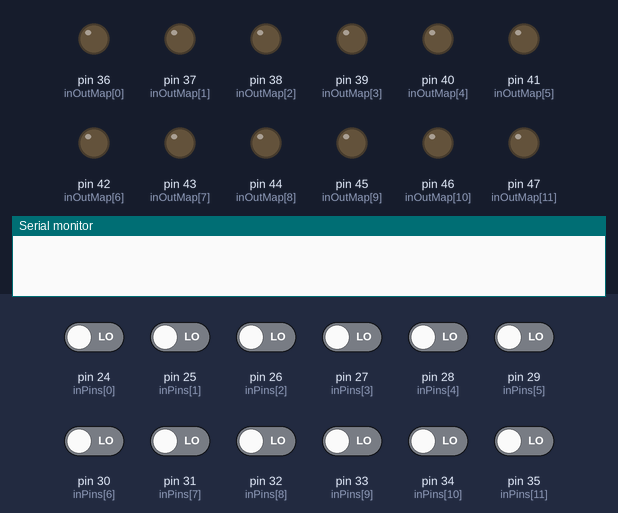
The sketch below on a simulated Arduino Mega 2560, built with avr-gcc and run on an emulated ATmega2560. Shown: output pins drawn as LEDs (lit = HIGH), the last lines printed to the serial monitor. The test bench sets the inputs (shaded band); at power-on: pin 24 (inPins[0]), pin 25 (inPins[1]), pin 26 (inPins[2]), pin 27 (inPins[3]), pin 28 (inPins[4]), pin 29 (inPins[5]), pin 30 (inPins[6]), pin 31 (inPins[7]), pin 32 (inPins[8]), pin 33 (inPins[9]), pin 34 (inPins[10]), pin 35 (inPins[11]) LOW.

Above: at 1.2 s.
1.3 s: pin 24 (inPins[0]) driven HIGH
At 2.0 s:
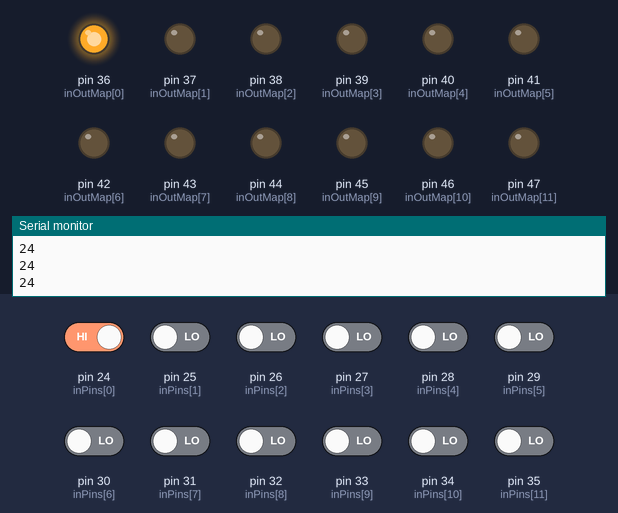
2.8 s: pin 25 (inPins[1]) driven HIGH
At 3.4 s:
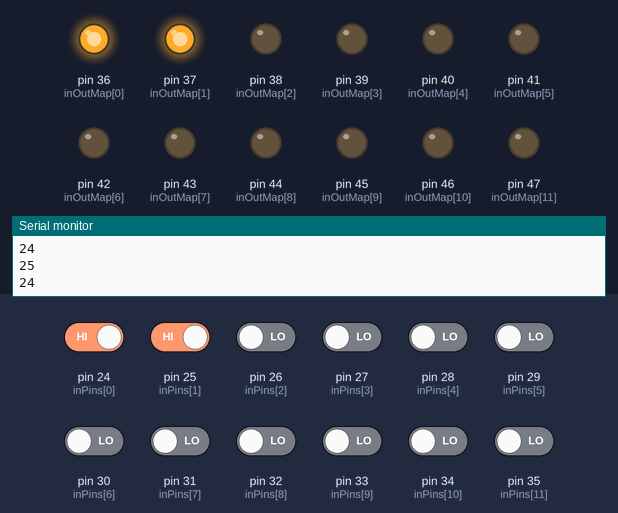
4.3 s: pin 26 (inPins[2]) driven HIGH
At 5.5 s:
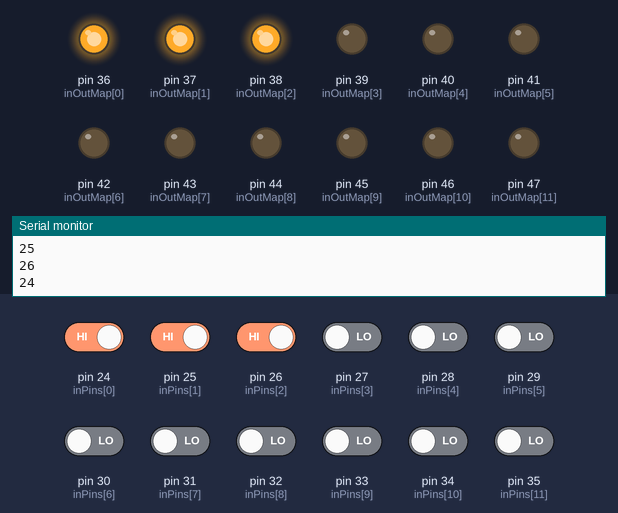
5.8 s: pin 27 (inPins[3]) driven HIGH
At 6.9 s:
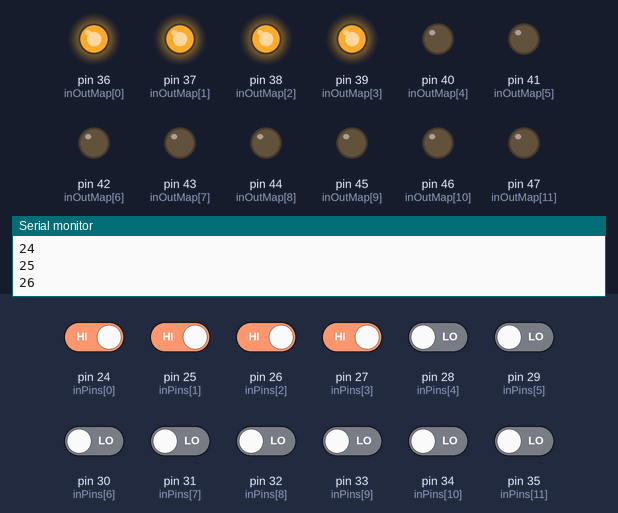
7.3 s: pin 28 (inPins[4]) driven HIGH
At 8.2 s:
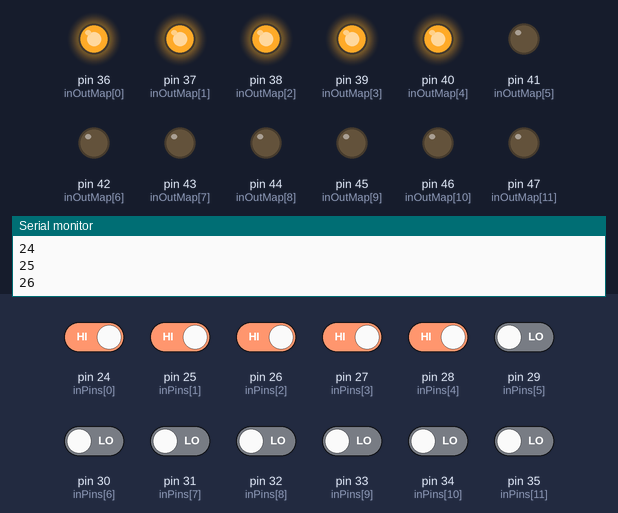
8.8 s: pin 29 (inPins[5]) driven HIGH
At 9.4 s:
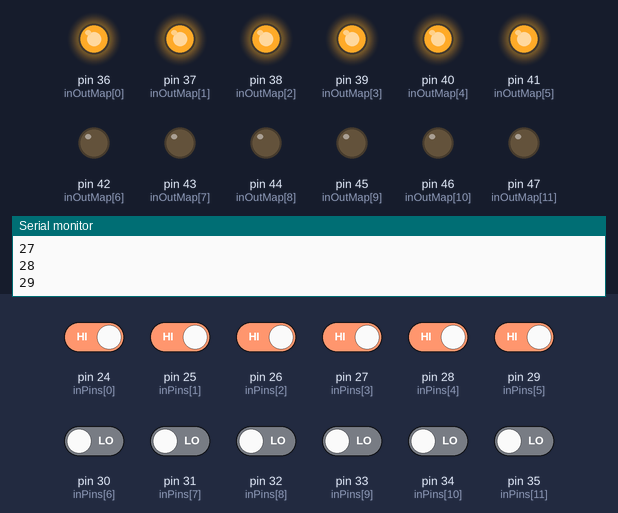
Timing chart, 0 to 11.3 s (numbered marks = the images above; inputs shaded):
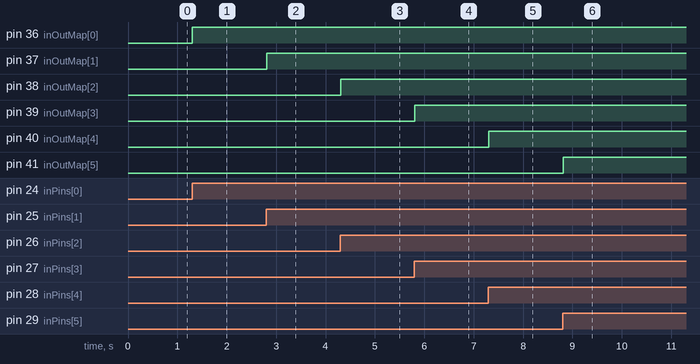

Measured:
- after the input at 1.3 s, pin 36 (inOutMap[0]): LOW → HIGH at once
- after the input at 2.8 s, pin 37 (inOutMap[1]): LOW → HIGH at once
- after the input at 4.3 s, pin 38 (inOutMap[2]): LOW → HIGH at once
- after the input at 5.8 s, pin 39 (inOutMap[3]): LOW → HIGH at once
- after the input at 7.3 s, pin 40 (inOutMap[4]): LOW → HIGH at once
- after the input at 8.8 s, pin 41 (inOutMap[5]): LOW → HIGH at once

The sketch:

MaxiLightPads.ino
```cpp
/* MAXILIGHTPADS

If someone pushes a button, turn on the light pad. Then wait 20 minutes.
After that, turn off the light for 30 seconds.
20 minutes later, turn off the light for 90 seconds.

Adjust as following:

timeOfFirstWindow = time between button push and the first window
firstWindow = duration of the first window
timeOfSecondWindow = time between BUTTON PUSH and the second window
secondWindow = duration of the second window

SCT 04/07/2018. A sad time.
*/

const int timeOfFirstWindow = 15; // in minutes
const int firstWindow = 30; // in seconds
const int timeOfSecondWindow = 30; // in minutes
const int secondWindow = 90; // in seconds
const int timeOfThirdWindow = 60;
const int timeOfFourthWindow = 90;

const int numPins = 12;

unsigned long startTime = 0;

int inOutMap[numPins] = {36,37,38,39,40,41,42,43,44,45,46,47};
int inPins[numPins] =   {24,25,26,27,28,29,30,31,32,33,34,35};

boolean activated[numPins] = {false, false, false, false, false, false, false, false, false, false, false};
unsigned long buttonTime[numPins] = {0,0,0,0,0,0,0,0,0,0,0};

void setup() {
// Set up the output pins and stuff
  Serial.begin(9600);
  for(int k = 0; k < numPins; k++){
   pinMode(inOutMap[k] , OUTPUT);
   pinMode(inPins[k], INPUT);
   digitalWrite(inOutMap[k], HIGH); // god this feels good. So sick of BuckPucks
  }
  startTime = millis();
}

// And now you wait for someone to push a button
void loop() {
  unsigned long currentTime = millis(); // Current time.
  // check all the input pins to see if the button is pushed
  for(int inScan = 0 ; inScan < numPins; inScan++) {
    if (digitalRead(inPins[inScan]) == HIGH) {
     Serial.println( String(inPins[inScan]) );
     if (activated[inScan] == false) {
       activated[inScan] = true;
       buttonTime[inScan] = currentTime;
     }
     // Ok so now if the switch is on, check to see if the light should be on
     if (activated[inScan] == true) {
       // if we haven't hit the first window yet, keep everything on
       if ( ((currentTime - buttonTime[inScan])/(60000)) < timeOfFirstWindow) {
         digitalWrite(inOutMap[inScan], HIGH);
       }
       // check if we're still in the first window
       else if( ((currentTime - (buttonTime[inScan] + 60000*timeOfFirstWindow))/(1000)) < firstWindow) {
         digitalWrite(inOutMap[inScan], LOW);
       }
       // check if it's the second window yet
       else if( ((currentTime - buttonTime[inScan])/(60000)) < timeOfSecondWindow ) {
         digitalWrite(inOutMap[inScan], HIGH);
       }
       // now we're in the second window
       else if( ((currentTime - (buttonTime[inScan] + 60000*timeOfSecondWindow))/(1000)) < secondWindow) {
         digitalWrite(inOutMap[inScan], LOW);
       }
        // check if it's the third window yet
       else if( ((currentTime - buttonTime[inScan])/(60000)) < timeOfThirdWindow ) {
         digitalWrite(inOutMap[inScan], HIGH);
       }
       // now we're in the third window
       else if( ((currentTime - (buttonTime[inScan] + 60000*timeOfThirdWindow))/(1000)) < firstWindow) {
         digitalWrite(inOutMap[inScan], LOW);
       }
        // check if it's the fourth window yet
       else if( ((currentTime - buttonTime[inScan])/(60000)) < timeOfFourthWindow ) {
         digitalWrite(inOutMap[inScan], HIGH);
       }
       // now we're in the fourth window
       else if( ((currentTime - (buttonTime[inScan] + 60000*timeOfFourthWindow))/(1000)) < secondWindow) {
         digitalWrite(inOutMap[inScan], LOW);
       }
       else {
         digitalWrite(inOutMap[inScan],HIGH);
       }
      }
    }
    else {
      digitalWrite(inOutMap[inScan], LOW);
      activated[inScan] = false;
    }
  }
}
```
